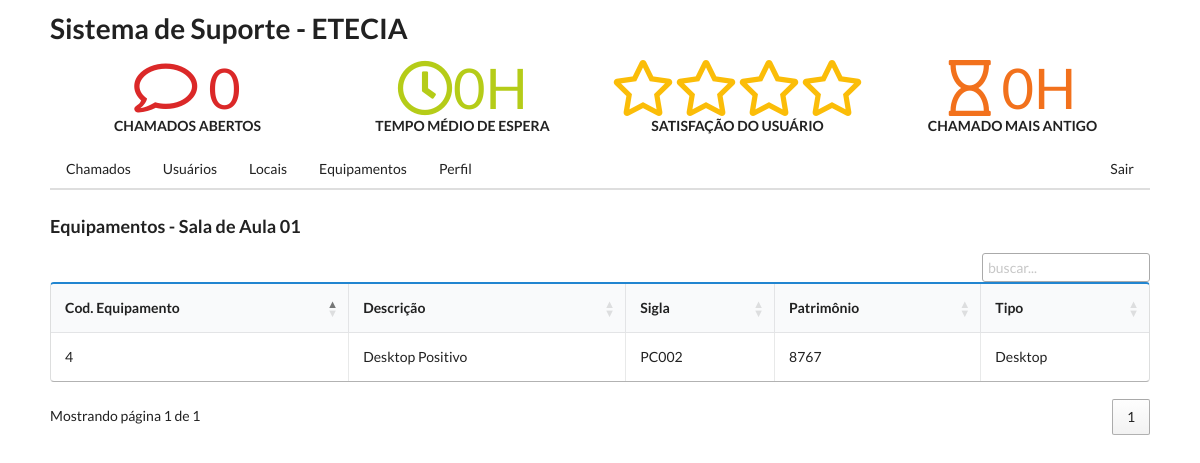
The app's page /adm/equipamentos_por_local.php?idLocal=1&local=Sala de Aula 01 with its own data.
### tables this page shows
CREATE TABLE `equipamentos` (
  `id` int(11) NOT NULL,
  `descricao` varchar(200) NOT NULL,
  `patrimonio` int(11) NOT NULL,
  `sigla` varchar(200) NOT NULL,
  `tipo` varchar(200) NOT NULL,
  `idLocal` int(11) DEFAULT NULL
);

### classes/Equipamento.php (called while the page is built, shortened)
<?php
class Equipamento{
	public function buscarEquipamentosPorLocal($idLocal){
		$conexao = Conexao::pegarConexao();
		$query = "SELECT * FROM equipamentos WHERE idLocal=:idLocal";
		$stmt = $conexao->prepare($query);
		$stmt->bindValue(":idLocal", $idLocal);
		$stmt->execute();
		return $stmt->fetchAll();
	}
}

### adm/equipamentos_por_local.php (the view, shortened to what this page needs)
<?php
$equipamentos = new Equipamento();
$equipamentoLocal = $equipamentos->buscarEquipamentosPorLocal($_GET["idLocal"]);
$nomeLocal = $_GET["local"];
?>
<?php include "cabecalho.php"; ?>
<table class="ui blue celled padded table" id="datatable">
    <p>
        <h3>Equipamentos - <?= $nomeLocal ?></h3>
    </p>
    <thead>
        <th>Cod. Equipamento</th>
        <th>Descrição</th>
        <th>Sigla</th>
        <th>Patrimônio</th>
        <th>Tipo</th>
    </thead>
    <tbody>
        <?php foreach ($equipamentoLocal as $equipamento) : ?>
            <tr>
                <td><?= $equipamento['id'] ?></td>
                <td class="single line"><?= $equipamento["descricao"] ?></td>
                <td><?= $equipamento["sigla"]?></td>
                <td><?= $equipamento["patrimonio"] ?></td>
                <td><?=$equipamento["tipo"] ?></td>
            </tr>
        <?php endforeach ?>
    </tbody>
</table>
</body>
</html>

### semanticui/suporte.css (style rules this page uses)
body { margin: 10px 50px 50px 50px; }

### records on screen
equipamentos: id "4", descricao "Desktop Positivo", sigla "PC002", patrimonio "8767", tipo "Desktop"

### other values on screen
$qtdeChamadosAbertos "0"
View::mostrarEmHoras($tempoMedio) "0H"
View::mostrarEmHoras($chamadoMaisAntigo) "0H"
$nomeLocal "Sala de Aula 01"
